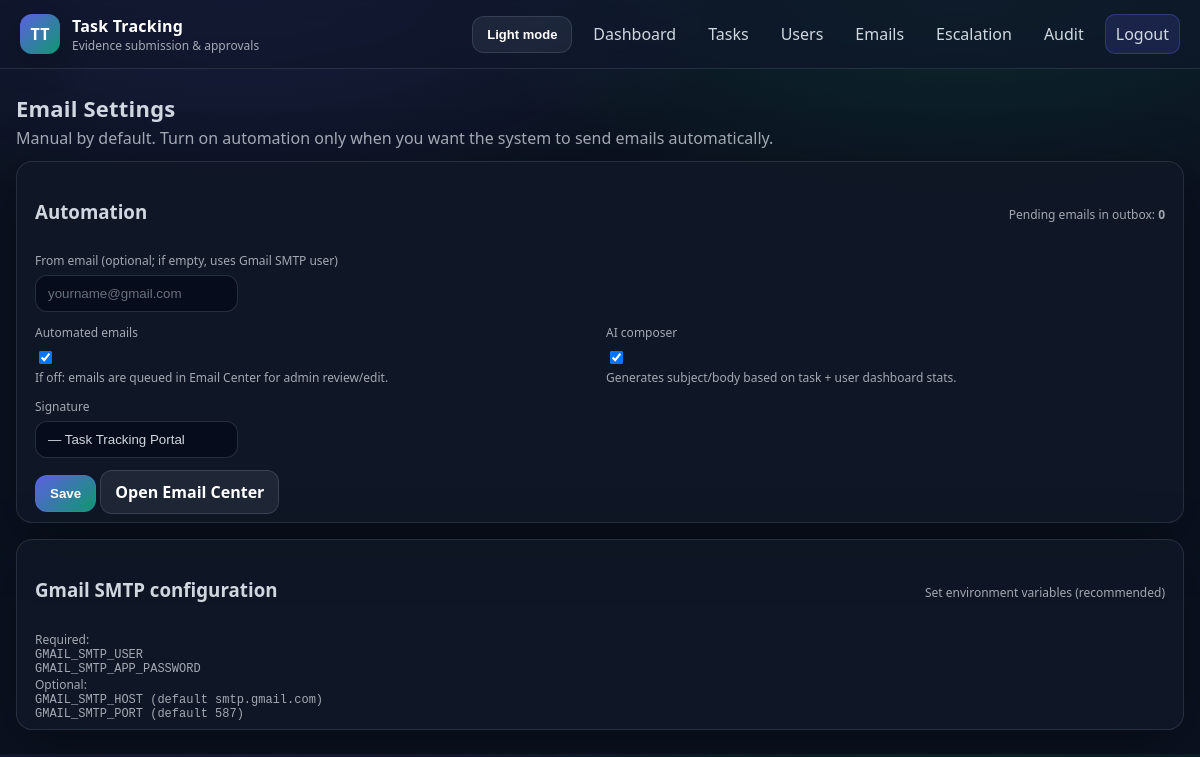
The app's page /admin/email-settings (signed in) with its own data.
### app.py (models this page shows)
class EmailSettings(db.Model):
    id = db.Column(db.Integer, primary_key=True, default=1)
    automated_emails_enabled = db.Column(db.Boolean, default=False, nullable=False)
    ai_composer_enabled = db.Column(db.Boolean, default=True, nullable=False)
    from_email = db.Column(db.String(120), default="")
    signature = db.Column(db.String(500), default="— Task Tracking Portal")

### app.py (the view, shortened to what this page needs)
    @app.route("/admin/email-settings", methods=["GET", "POST"])
    def email_settings():
        require_admin()
        settings = EmailSettings.query.get(1)
        pending = OutboxEmail.query.filter_by(status="Pending").count()
        return render_template("email_settings.html", settings=settings, pending=pending)

### app.py (called while the page is built)
def current_user():
    uid = session.get("user_id")
    if not uid:
        return None
    return User.query.get(uid)

def is_admin():
    user = current_user()
    return bool(user and user.role == "admin")

def require_admin():
    if not current_user():
        raise PermissionError("Not logged in")
    if not is_admin():
        raise PermissionError("Admin access required")

### templates/email_settings.html
{% extends "base.html" %}
{% block content %}
<section class="page-head">
  <div>
    <h2>Email Settings</h2>
    <p class="muted">Manual by default. Turn on automation only when you want the system to send emails automatically.</p>
  </div>
</section>
<section class="card modern">
  <div class="card-head">
    <h3>Automation</h3>
    <div class="hint">Pending emails in outbox: <b>{{ pending }}</b></div>
  </div>
  <form method="post" class="form-grid two">
    <div class="full">
      <label>From email (optional; if empty, uses Gmail SMTP user)</label>
      <input type="email" name="from_email" value="{{ settings.from_email }}" placeholder="yourname@gmail.com">
    </div>
    <div>
      <label>Automated emails</label>
      <input type="checkbox" name="automated_emails_enabled" {% if settings.automated_emails_enabled %}checked{% endif %}>
      <div class="muted small">If off: emails are queued in Email Center for admin review/edit.</div>
    </div>
    <div>
      <label>AI composer</label>
      <input type="checkbox" name="ai_composer_enabled" {% if settings.ai_composer_enabled %}checked{% endif %}>
      <div class="muted small">Generates subject/body based on task + user dashboard stats.</div>
    </div>
    <div class="full">
      <label>Signature</label>
      <input type="text" name="signature" value="{{ settings.signature }}" placeholder="— Task Tracking Portal">
    </div>
    <div class="full">
      <button type="submit" class="btn">Save</button>
      <a class="btn secondary" href="{{ url_for('email_center') }}">Open Email Center</a>
    </div>
  </form>
</section>
<section class="card modern">
  <div class="card-head">
    <h3>Gmail SMTP configuration</h3>
    <div class="hint">Set environment variables (recommended)</div>
  </div>
  <div class="muted small">
    Required:
    <div class="mono">GMAIL_SMTP_USER</div>
    <div class="mono">GMAIL_SMTP_APP_PASSWORD</div>
    Optional:
    <div class="mono">GMAIL_SMTP_HOST (default smtp.gmail.com)</div>
    <div class="mono">GMAIL_SMTP_PORT (default 587)</div>
  </div>
</section>
{% endblock %}

### static/styles.css (style rules this page uses)
* { box-sizing: border-box; }
:root { --bg: #0b1220; --panel: rgba(17, 24, 39, 0.72); --panel2: rgba(17, 24, 39, 0.55); --stroke: rgba(148, 163, 184, 0.18); --stroke2: rgba(148, 163, 184, 0.22); --text: rgba(226, 232, 240, 0.92); --muted: rgba(226, 232, 240, 0.70); --brand1: rgba(99, 102, 241, 0.92); --brand2: rgba(16, 185, 129, 0.80); --topbar-bg: rgba(15, 23, 42, 0.6); --topbar-text: #fff; --input-bg: rgba(2, 6, 23, 0.55); --input-placeholder: rgba(226, 232, 240, 0.45); --row-hover: rgba(148, 163, 184, 0.08); --hover-bg: rgba(148, 163, 184, 0.10); --interactive-ring: rgba(99, 102, 241, 0.16); --chip-bg: rgba(2, 6, 23, 0.40); }
body { font-family: ui-sans-serif, system-ui, -apple-system, Segoe UI, Roboto, Arial, sans-serif; margin: 0; color: var(--text); background: radial-gradient(900px 500px at 20% -10%, rgba(99, 102, 241, 0.18), transparent 60%), radial-gradient(900px 500px at 80% -10%, rgba(16, 185, 129, 0.16), transparent 60%), var(--bg); }
.card { background: var(--panel); border: 1px solid var(--stroke); border-radius: 16px; padding: 18px; margin-bottom: 16px; box-shadow: 0 16px 60px rgba(0, 0, 0, 0.35); }
.card.modern { padding: 18px 18px 8px; }
.card-head { display: flex; justify-content: space-between; align-items: baseline; gap: 12px; margin-bottom: 10px; }
.hint { color: var(--muted); font-size: 12px; }
.page-head { display: flex; align-items: end; justify-content: space-between; margin-bottom: 12px; }
.page-head h2 { margin: 0; font-size: 22px; letter-spacing: 0.2px; }
.page-head p { margin: 4px 0 0; }
.form-grid { display: grid; grid-template-columns: 1fr; gap: 10px; }
.form-grid.two { grid-template-columns: repeat(2, minmax(220px, 1fr)); gap: 12px; }
.form-grid .full { grid-column: 1 / -1; }
label { display: block; margin-bottom: 6px; color: var(--muted); font-size: 12px; }
input, select, button { padding: 10px 12px; border: 1px solid var(--stroke2); border-radius: 12px; background: var(--input-bg); color: var(--text); outline: none; }
input::placeholder, textarea::placeholder { color: var(--input-placeholder); }
button, .btn, a.nav-link, a.link, input, select, textarea, input[type="checkbox"], input[type="file"] { transition: box-shadow 140ms ease, border-color 140ms ease, transform 140ms ease, background-color 140ms ease; }
.btn { display: inline-flex; align-items: center; justify-content: center; gap: 8px; padding: 10px 14px; border-radius: 12px; border: 1px solid rgba(99, 102, 241, 0.35); background: linear-gradient(135deg, var(--brand1), var(--brand2)); color: #fff; text-decoration: none; font-weight: 800; }
.btn.secondary { background: rgba(148, 163, 184, 0.12); border-color: rgba(148, 163, 184, 0.22); }
.mono { font-family: ui-monospace, SFMono-Regular, Menlo, Monaco, Consolas, "Liberation Mono", "Courier New", monospace; }
.small { font-size: 12px; }
.muted { color: var(--muted); }

### records on screen
EmailSettings: automated_emails_enabled "☑", ai_composer_enabled "☑", signature "— Task Tracking Portal"

### other values on screen
{{ pending }} "0"
